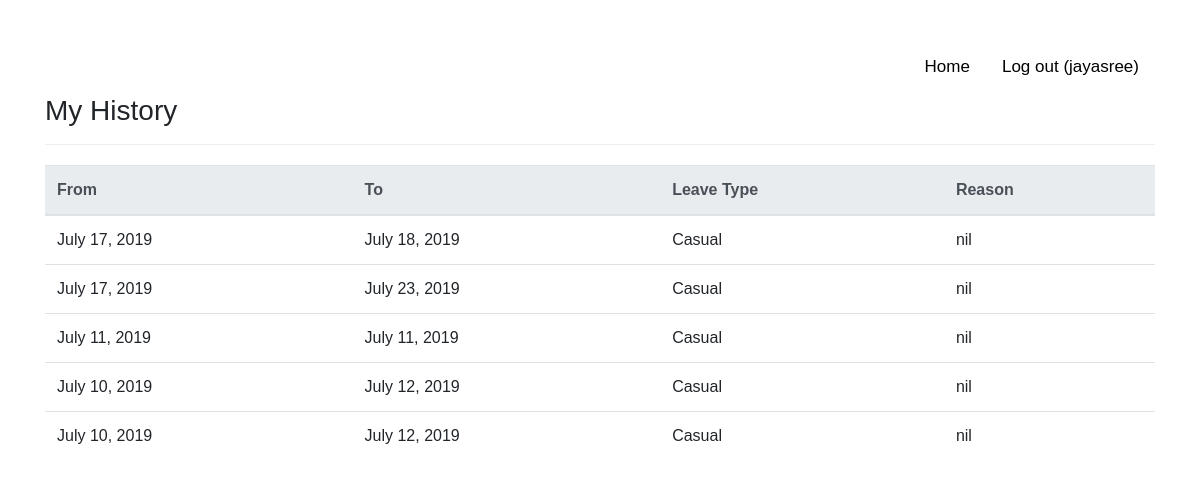
Page /home/userHistory (signed in) on the committed database.
### myapp/models.py (models this page shows)
class CustomUser(AbstractUser):
	name = models.CharField(max_length=300)
	Employee_first_name = models.CharField(max_length=100, default='')
	Middle_name = models.CharField(max_length=100, default='', blank=True)
	Employee_last_name = models.CharField(max_length=100, default='')
	email = models.EmailField()
	ph_no = models.CharField(max_length=10)
	emp_type = models.CharField(max_length=10, choices=[('Manager', 'Manager'),
										('Employee', 'Employee'),
										])
	user_status = models.CharField(max_length=10, default='Active', choices=[('Active', 'Active'),
														('Inactive', 'Inactive')])

class LeaveRequest(models.Model):
	user = models.ForeignKey(CustomUser, on_delete=models.CASCADE)
	From = models.DateField(auto_now=False, auto_now_add=False)
	To = models.DateField(auto_now=False, auto_now_add=False)
	LeaveType = models.CharField(max_length=10, choices=[('Casual', 'Casual'),
														('Sick', 'Sick'),
														('Comp off', 'Comp off')])
	Reason = models.TextField(max_length=500)
	Status = models.BooleanField(default=None, null=True)

### myapp/views.py (the view, shortened to what this page needs)
# urls.py: path('userHistory', views.user_history, name='user_history'),
@login_required
def user_history(request):
	current_user = request.user.username
	user_obj = CustomUser.objects.get(username=current_user)
	try:
		user_history = LeaveRequest.objects.filter(user=user_obj).order_by('-From')
		if list(user_history) == []:
			user_history = False
	except:
		user_history = False
	try:
		super_mng = Mapping.objects.get(Employee=user_obj).Manager
	except:
		super_mng = True
	return render(request, 'user_history.html', {'user_history':user_history, 'super_mng':super_mng})

### templates/user_history.html (shortened to what this page needs)
{% extends 'base.html' %}
{% block content %}
<div class="page-header">
	<div class="topnav">
    <div class="topnav-right">
      <a href="{% url 'home' %}">Home</a>
      <a href="{% url 'logout'  %}">Log out ({{ user }})</a>
    </div>
  </div>
 <h3>My History</h3>
</div>
{% if user_history == False %}
		<h4>No Leave History</h4>
{% else %}
<table class="table">
	<thead class="thead-light">
	<tr>
		<th>From</th>
		<th>To</th>
		<th>Leave Type</th>
		<th>Reason</th>
	</tr>
	</thead>
	<tbody>
	{% for i in user_history %}
	<tr>
		<td>{{ i.From }}</td>
		<td>{{ i.To }}</td>
		<td>{{ i.LeaveType }}</td>
		<td>{{ i.Reason }}</td>
	</tr>
	{% endfor %}
	</tbody>
</table>
{% endif %}
{% endblock %}

### templates/base.html (style rules this page uses)
.page-header { padding-bottom: 9px; margin: 40px 0 20px; border-bottom: 1px solid #eee; }
body { margin: 0; font-family: Arial, Helvetica, sans-serif; }
.topnav { overflow: hidden; }
.topnav a { float: left; color: black; text-align: center; padding: 14px 16px; text-decoration: none; font-size: 17px; }
.topnav-right { float: right; }

### rows in the picture
CustomUser: username "jayasree"
LeaveRequest: From "July 17, 2019", To "July 18, 2019", LeaveType "Casual", Reason "nil"
LeaveRequest: From "July 17, 2019", To "July 23, 2019", LeaveType "Casual", Reason "nil"
LeaveRequest: From "July 11, 2019", To "July 11, 2019", LeaveType "Casual", Reason "nil"
LeaveRequest: From "July 10, 2019", To "July 12, 2019", LeaveType "Casual", Reason "nil"
LeaveRequest: From "July 10, 2019", To "July 12, 2019", LeaveType "Casual", Reason "nil"
